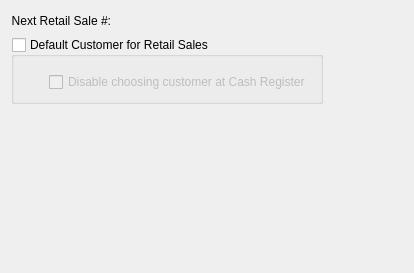
<ui version="4.0" >
 <class>configureRetail</class>
 <widget class="QWidget" name="configureRetail" >
  <property name="geometry" >
   <rect>
    <x>0</x>
    <y>0</y>
    <width>414</width>
    <height>273</height>
   </rect>
  </property>
  <property name="windowTitle" >
   <string>Form</string>
  </property>
  <layout class="QGridLayout" name="gridLayout_2" >
   <item row="0" column="0" >
    <layout class="QHBoxLayout" name="horizontalLayout_2" >
     <item>
      <layout class="QVBoxLayout" name="verticalLayout_2" >
       <item>
        <layout class="QVBoxLayout" name="verticalLayout" >
         <item>
          <layout class="QHBoxLayout" name="horizontalLayout" >
           <item>
            <widget class="QLabel" name="_retailSaleNumberLit" >
             <property name="text" >
              <string>Next Retail Sale #:</string>
             </property>
             <property name="alignment" >
              <set>Qt::AlignRight|Qt::AlignTrailing|Qt::AlignVCenter</set>
             </property>
            </widget>
           </item>
           <item>
            <widget class="XLineEdit" name="_retailSaleNumber" />
           </item>
           <item>
            <spacer name="horizontalSpacer_2" >
             <property name="orientation" >
              <enum>Qt::Horizontal</enum>
             </property>
             <property name="sizeHint" stdset="0" >
              <size>
               <width>0</width>
               <height>20</height>
              </size>
             </property>
            </spacer>
           </item>
          </layout>
         </item>
         <item>
          <widget class="QGroupBox" name="_retailCustGroup" >
           <property name="title" >
            <string>Default Customer for Retail Sales</string>
           </property>
           <property name="checkable" >
            <bool>true</bool>
           </property>
           <property name="checked" >
            <bool>false</bool>
           </property>
           <layout class="QGridLayout" name="gridLayout" >
            <item row="0" column="0" colspan="2" >
             <widget class="CustCluster" name="_retailCust" >
              <property name="sizePolicy" >
               <sizepolicy vsizetype="Preferred" hsizetype="Maximum" >
                <horstretch>0</horstretch>
                <verstretch>0</verstretch>
               </sizepolicy>
              </property>
             </widget>
            </item>
            <item row="1" column="1" >
             <widget class="QCheckBox" name="_retailOnlyDefaultCust" >
              <property name="text" >
               <string>Disable choosing customer at Cash Register</string>
              </property>
             </widget>
            </item>
            <item row="1" column="0" >
             <spacer name="horizontalSpacer_3" >
              <property name="orientation" >
               <enum>Qt::Horizontal</enum>
              </property>
              <property name="sizeType" >
               <enum>QSizePolicy::Fixed</enum>
              </property>
              <property name="sizeHint" stdset="0" >
               <size>
                <width>20</width>
                <height>20</height>
               </size>
              </property>
             </spacer>
            </item>
           </layout>
          </widget>
         </item>
        </layout>
       </item>
       <item>
        <spacer name="verticalSpacer" >
         <property name="orientation" >
          <enum>Qt::Vertical</enum>
         </property>
         <property name="sizeHint" stdset="0" >
          <size>
           <width>17</width>
           <height>17</height>
          </size>
         </property>
        </spacer>
       </item>
      </layout>
     </item>
     <item>
      <spacer name="horizontalSpacer" >
       <property name="orientation" >
        <enum>Qt::Horizontal</enum>
       </property>
       <property name="sizeHint" stdset="0" >
        <size>
         <width>0</width>
         <height>20</height>
        </size>
       </property>
      </spacer>
     </item>
    </layout>
   </item>
  </layout>
 </widget>
 <customwidgets>
  <customwidget>
   <class>CustCluster</class>
   <extends></extends>
   <header>custcluster.h</header>
  </customwidget>
  <customwidget>
   <class>XLineEdit</class>
   <extends></extends>
   <header>xlineedit.h</header>
  </customwidget>
 </customwidgets>
 <resources/>
 <connections/>
</ui>
